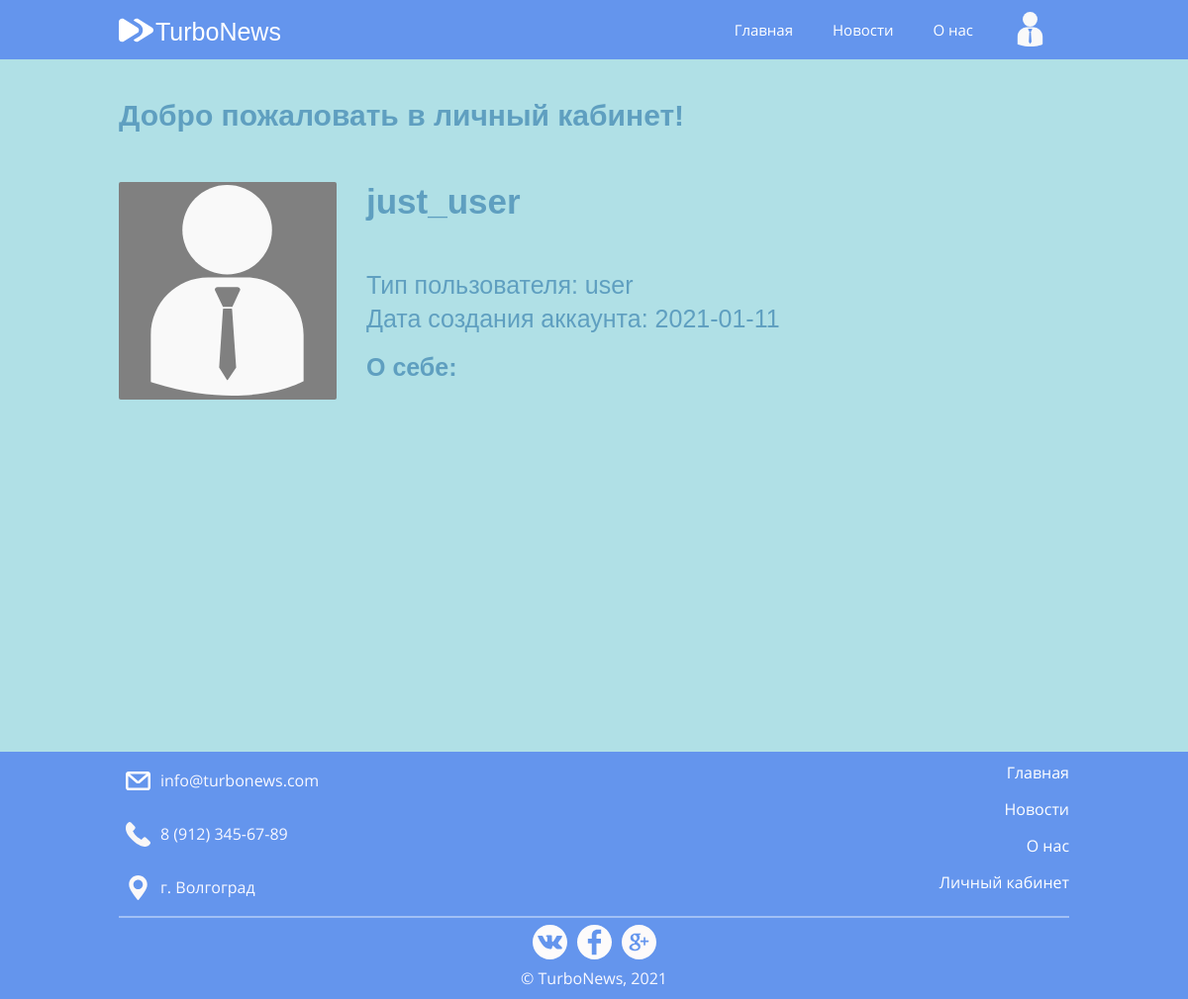
Page /index.php?page=userPage&user_id=10 on the committed database.
### tables this page shows
CREATE TABLE `user_list` (
  `user_id` int(11) NOT NULL,
  `user_name` varchar(50) NOT NULL,
  `user_password` varchar(50) NOT NULL,
  `user_image` mediumtext DEFAULT NULL,
  `user_type` varchar(50) NOT NULL,
  `user_date` date NOT NULL,
  `user_info` mediumtext DEFAULT NULL
);

### pages/userPage.php (the view, shortened to what this page needs)
	<h1 id="userPageTitle">Добро пожаловать в личный кабинет!</h1>
	<?php
	require_once 'connection.php';
	$connectUserPage = mysqli_connect($hostname, $username, $password, $database)
		or die("Errror" . mysqli_error($connectUserPage));
	mysqli_set_charset($connectUserPage, 'utf-8');
	$queryUserInfo = "SELECT * FROM user_list";
	$loadUserPageInfo = mysqli_query($connectUserPage, $queryUserInfo)
		or die("Errror" . mysqli_error($connectUserPage));
	$chekingUserID = (int)$_GET['user_id'];
	if($loadUserPageInfo) {
		while($userPageData = mysqli_fetch_array($loadUserPageInfo)) {
			if($userPageData['user_id'] == $chekingUserID) {
				if($userPageData['user_image'] == '') {
					?>
						<div class="userPagePhoto">
							<img src="../images/login.svg">
						</div>
					<?php
				} else {
					?>
						<div class="userPagePhoto">
							<img src="../images/userPhotos/<?php echo $userPageData['user_image']; ?>">
						</div>
					<?php
				}
				?>
				<div id="userPageInfo">
					<h1 id="userPageLogin">
						<?php echo $userPageData['user_name']; ?>
					</h1>
					<div id="userPageType">
						Тип пользователя:
						<?php echo $userPageData['user_type']; ?>
					</div>
					<div id="userPageCreateDate">
						Дата создания аккаунта:
						<?php echo $userPageData['user_date']; ?>
					</div>
					<h2 class="userPageSpecTitle">О себе: </h2>
				</div>
					<?php
			}
		}
	}
?>

### styles/site.css (style rules this page uses)
body, html { padding: 0; margin: 0; color: #F8F8FF; font-family: "OpenSans", sans-serif; background-color: #B0E0E6; }
#userPageTitle { font-family: Exo, sans-serif; font-size: 30px; margin-top: 30px; text-align: left; color: #5F9FC0; margin-bottom: 50px; }
.userPagePhoto { margin-right: 30px; float: left; width: 220px; height: 220px; background-color: #808080; border-radius: 2px 2px 2px 2px; }
.userPagePhoto img { width: 97%; height: 97%; padding: 3px; object-fit: cover; object-position: center; }
#userPageLogin { font-family: Exo, sans-serif; font-size: 35px; margin-top: 5px; color: #5F9FC0; }
#userPageType { font-family: Exo, sans-serif; font-size: 25px; margin-top: 50px; color: #5F9FC0; }
#userPageCreateDate { font-family: Exo, sans-serif; font-size: 25px; margin-top: 5px; color: #5F9FC0; }
.userPageSpecTitle { font-family: Exo, sans-serif; font-size: 25px; margin-top: 20px; color: #5F9FC0; }

### rows in the picture
user_list: user_name "just_user", user_type "user", user_date "2021-01-11"
